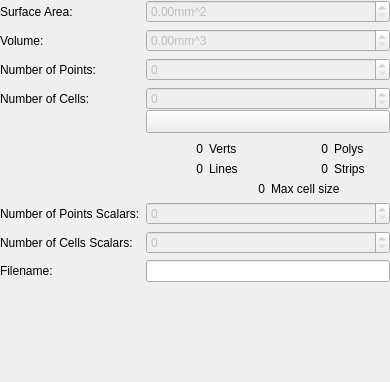
<?xml version="1.0" encoding="UTF-8"?>
<ui version="4.0">
 <class>qMRMLModelInfoWidget</class>
 <widget class="QWidget" name="qMRMLModelInfoWidget">
  <property name="geometry">
   <rect>
    <x>0</x>
    <y>0</y>
    <width>390</width>
    <height>382</height>
   </rect>
  </property>
  <property name="windowTitle">
   <string>Model Information</string>
  </property>
  <layout class="QFormLayout" name="formLayout">
   <property name="margin">
    <number>0</number>
   </property>
   <item row="0" column="0">
    <widget class="QLabel" name="SurfaceAreaLabel">
     <property name="text">
      <string>Surface Area:</string>
     </property>
    </widget>
   </item>
   <item row="0" column="1">
    <widget class="QDoubleSpinBox" name="SurfaceAreaDoubleSpinBox">
     <property name="enabled">
      <bool>false</bool>
     </property>
     <property name="suffix">
      <string>mm^2</string>
     </property>
     <property name="maximum">
      <double>1000000000.000000000000000</double>
     </property>
    </widget>
   </item>
   <item row="1" column="0">
    <widget class="QLabel" name="VolumeAreaLabel">
     <property name="text">
      <string>Volume:</string>
     </property>
    </widget>
   </item>
   <item row="1" column="1">
    <widget class="QDoubleSpinBox" name="VolumeAreaDoubleSpinBox">
     <property name="enabled">
      <bool>false</bool>
     </property>
     <property name="suffix">
      <string>mm^3</string>
     </property>
     <property name="maximum">
      <double>1000000000.000000000000000</double>
     </property>
    </widget>
   </item>
   <item row="2" column="0">
    <widget class="QLabel" name="NumberOfPointsLabel">
     <property name="text">
      <string>Number of Points:</string>
     </property>
    </widget>
   </item>
   <item row="2" column="1">
    <widget class="QSpinBox" name="NumberOfPointsSpinBox">
     <property name="enabled">
      <bool>false</bool>
     </property>
     <property name="maximum">
      <number>1000000000</number>
     </property>
    </widget>
   </item>
   <item row="4" column="0">
    <widget class="QLabel" name="NumberOfPointsScalarsLabel">
     <property name="text">
      <string>Number of Points Scalars:</string>
     </property>
    </widget>
   </item>
   <item row="4" column="1">
    <widget class="QSpinBox" name="NumberOfPointsScalarsSpinBox">
     <property name="enabled">
      <bool>false</bool>
     </property>
     <property name="maximum">
      <number>1000000000</number>
     </property>
    </widget>
   </item>
   <item row="5" column="0">
    <widget class="QLabel" name="NumberOfCellsScalarsLabel">
     <property name="text">
      <string>Number of Cells Scalars:</string>
     </property>
    </widget>
   </item>
   <item row="5" column="1">
    <widget class="QSpinBox" name="NumberOfCellsScalarsSpinBox">
     <property name="enabled">
      <bool>false</bool>
     </property>
     <property name="maximum">
      <number>1000000000</number>
     </property>
    </widget>
   </item>
   <item row="6" column="0">
    <widget class="QLabel" name="FileNameLabel">
     <property name="text">
      <string>Filename:</string>
     </property>
    </widget>
   </item>
   <item row="6" column="1">
    <widget class="QLineEdit" name="FileNameLineEdit">
     <property name="readOnly">
      <bool>true</bool>
     </property>
    </widget>
   </item>
   <item row="3" column="1">
    <layout class="QVBoxLayout" name="verticalLayout">
     <property name="spacing">
      <number>0</number>
     </property>
     <item>
      <widget class="QSpinBox" name="NumberOfCellsSpinBox">
       <property name="enabled">
        <bool>false</bool>
       </property>
       <property name="maximum">
        <number>1000000000</number>
       </property>
      </widget>
     </item>
     <item>
      <widget class="ctkExpandButton" name="ExpandButton">
       <property name="sizePolicy">
        <sizepolicy hsizetype="Minimum" vsizetype="Fixed">
         <horstretch>0</horstretch>
         <verstretch>0</verstretch>
        </sizepolicy>
       </property>
       <property name="checked">
        <bool>true</bool>
       </property>
       <property name="mirrorOnExpand">
        <bool>true</bool>
       </property>
      </widget>
     </item>
     <item>
      <widget class="QWidget" name="widget" native="true">
       <layout class="QGridLayout" name="gridLayout_2">
        <property name="leftMargin">
         <number>0</number>
        </property>
        <property name="rightMargin">
         <number>0</number>
        </property>
        <property name="bottomMargin">
         <number>0</number>
        </property>
        <item row="0" column="0">
         <widget class="QLabel" name="NumberOfVertsValueLabel">
          <property name="text">
           <string>0</string>
          </property>
          <property name="alignment">
           <set>Qt::AlignRight|Qt::AlignTrailing|Qt::AlignVCenter</set>
          </property>
         </widget>
        </item>
        <item row="0" column="1">
         <widget class="QLabel" name="NumberOfVertsLabel">
          <property name="text">
           <string>Verts</string>
          </property>
         </widget>
        </item>
        <item row="1" column="0">
         <widget class="QLabel" name="NumberOfLinesValueLabel">
          <property name="text">
           <string>0</string>
          </property>
          <property name="alignment">
           <set>Qt::AlignRight|Qt::AlignTrailing|Qt::AlignVCenter</set>
          </property>
         </widget>
        </item>
        <item row="1" column="1">
         <widget class="QLabel" name="NumberOfLinesLabel">
          <property name="text">
           <string>Lines</string>
          </property>
         </widget>
        </item>
        <item row="0" column="2">
         <widget class="QLabel" name="NumberOfPolysValueLabel">
          <property name="text">
           <string>0</string>
          </property>
          <property name="alignment">
           <set>Qt::AlignRight|Qt::AlignTrailing|Qt::AlignVCenter</set>
          </property>
         </widget>
        </item>
        <item row="1" column="2">
         <widget class="QLabel" name="NumberOfStripsValueLabel">
          <property name="text">
           <string>0</string>
          </property>
          <property name="alignment">
           <set>Qt::AlignRight|Qt::AlignTrailing|Qt::AlignVCenter</set>
          </property>
         </widget>
        </item>
        <item row="0" column="3">
         <widget class="QLabel" name="NumberOfPolysLabel">
          <property name="text">
           <string>Polys</string>
          </property>
         </widget>
        </item>
        <item row="1" column="3">
         <widget class="QLabel" name="NumberOfStripsLabel">
          <property name="text">
           <string>Strips</string>
          </property>
         </widget>
        </item>
        <item row="2" column="2" colspan="2">
         <widget class="QLabel" name="MaxCellSizeLabel">
          <property name="text">
           <string>Max cell size</string>
          </property>
         </widget>
        </item>
        <item row="2" column="1">
         <widget class="QLabel" name="MaxCellSizeValueLabel">
          <property name="text">
           <string>0</string>
          </property>
          <property name="alignment">
           <set>Qt::AlignRight|Qt::AlignTrailing|Qt::AlignVCenter</set>
          </property>
         </widget>
        </item>
       </layout>
      </widget>
     </item>
    </layout>
   </item>
   <item row="3" column="0">
    <widget class="QLabel" name="NumberOfCellsLabel">
     <property name="text">
      <string>Number of Cells:</string>
     </property>
    </widget>
   </item>
  </layout>
 </widget>
 <customwidgets>
  <customwidget>
   <class>ctkExpandButton</class>
   <extends>QToolButton</extends>
   <header>ctkExpandButton.h</header>
  </customwidget>
 </customwidgets>
 <resources/>
 <connections>
  <connection>
   <sender>ExpandButton</sender>
   <signal>toggled(bool)</signal>
   <receiver>widget</receiver>
   <slot>setVisible(bool)</slot>
   <hints>
    <hint type="sourcelabel">
     <x>268</x>
     <y>136</y>
    </hint>
    <hint type="destinationlabel">
     <x>287</x>
     <y>172</y>
    </hint>
   </hints>
  </connection>
 </connections>
</ui>
